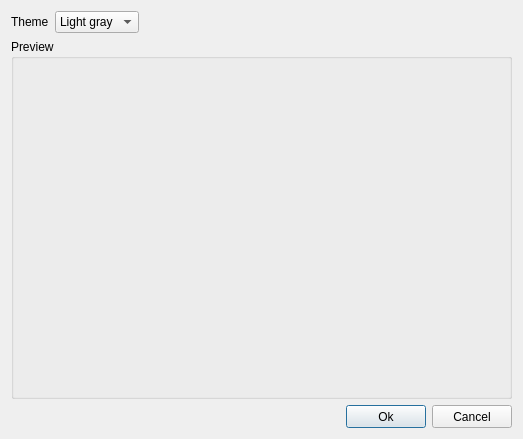
<?xml version="1.0" encoding="UTF-8"?>
<ui version="4.0">
 <class>StyleSheetEditor</class>
 <widget class="QDialog" name="StyleSheetEditor">
  <property name="geometry">
   <rect>
    <x>0</x>
    <y>0</y>
    <width>523</width>
    <height>439</height>
   </rect>
  </property>
  <property name="windowTitle">
   <string>Dialog</string>
  </property>
  <layout class="QVBoxLayout" name="verticalLayout_2">
   <item>
    <layout class="QHBoxLayout" name="horizontalLayout_2">
     <item>
      <widget class="QLabel" name="label">
       <property name="text">
        <string>Theme</string>
       </property>
      </widget>
     </item>
     <item>
      <widget class="QComboBox" name="comboBox">
       <property name="minimumSize">
        <size>
         <width>74</width>
         <height>20</height>
        </size>
       </property>
       <item>
        <property name="text">
         <string>Light gray</string>
        </property>
       </item>
       <item>
        <property name="text">
         <string>Dark gray</string>
        </property>
       </item>
       <item>
        <property name="text">
         <string>Blue</string>
        </property>
       </item>
      </widget>
     </item>
     <item>
      <spacer name="horizontalSpacer">
       <property name="orientation">
        <enum>Qt::Horizontal</enum>
       </property>
       <property name="sizeHint" stdset="0">
        <size>
         <width>40</width>
         <height>20</height>
        </size>
       </property>
      </spacer>
     </item>
    </layout>
   </item>
   <item>
    <widget class="QGroupBox" name="groupBox_2">
     <property name="title">
      <string>Preview</string>
     </property>
     <layout class="QHBoxLayout" name="horizontalLayout_3">
      <item>
       <layout class="QVBoxLayout" name="verticalLayout"/>
      </item>
     </layout>
    </widget>
   </item>
   <item>
    <layout class="QHBoxLayout" name="horizontalLayout">
     <item>
      <spacer name="horizontalSpacer_2">
       <property name="orientation">
        <enum>Qt::Horizontal</enum>
       </property>
       <property name="sizeHint" stdset="0">
        <size>
         <width>40</width>
         <height>20</height>
        </size>
       </property>
      </spacer>
     </item>
     <item>
      <widget class="QPushButton" name="pushButton">
       <property name="minimumSize">
        <size>
         <width>75</width>
         <height>23</height>
        </size>
       </property>
       <property name="text">
        <string>Ok</string>
       </property>
      </widget>
     </item>
     <item>
      <widget class="QPushButton" name="pushButton_2">
       <property name="minimumSize">
        <size>
         <width>75</width>
         <height>23</height>
        </size>
       </property>
       <property name="text">
        <string>Cancel</string>
       </property>
      </widget>
     </item>
    </layout>
   </item>
  </layout>
 </widget>
 <resources/>
 <connections/>
</ui>
